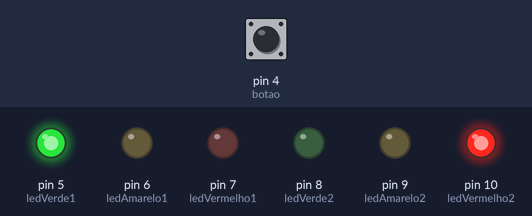
Recording of a sketch running on a simulated Arduino Uno, built with avr-gcc and run on an emulated ATmega328P. Parts: output pins drawn as LEDs (lit = HIGH). The inputs (shaded band) are chosen by the test bench; at power-on: pin 4 (botao) HIGH.

Above: at 1.5 s.
At 4.0 s:
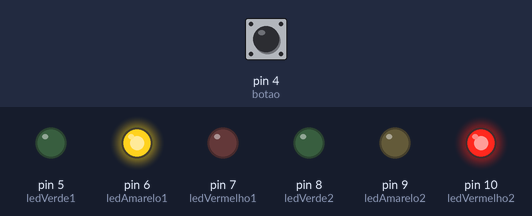
At 6.5 s:
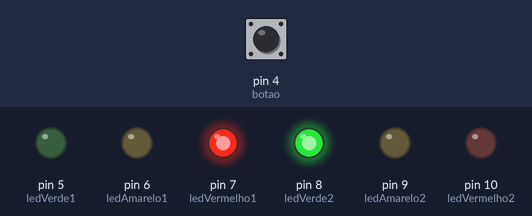
At 9.0 s:
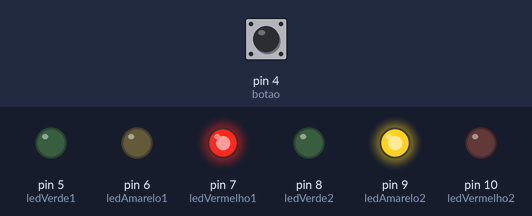
Timing chart, 0 to 13.0 s (numbered marks = the images above):
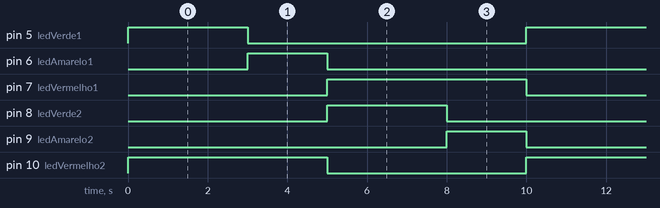

The sketch:

aula_32_cruzamento1.ino
```cpp
#define ledVerde1 5
#define ledAmarelo1 6
#define ledVermelho1 7
#define ledVerde2 8
#define ledAmarelo2 9
#define ledVermelho2 10
#define botao 4

unsigned long tempoInicial = 0, tempoAtual;
const int tempoVerde = 3000;    // 3 segundos
const int tempoAmarelo = 2000;  // 2 segundos
bool estadoBotao = 0;

void setup() {
  pinMode(ledVerde1, OUTPUT);
  pinMode(ledVerde2, OUTPUT);
  pinMode(ledAmarelo1, OUTPUT);
  pinMode(ledAmarelo2, OUTPUT);
  pinMode(ledVermelho1, OUTPUT);
  pinMode(ledVermelho2, OUTPUT);

  pinMode(botao, INPUT_PULLUP); // Ativa resistor de pull-up interno
}

void loop() {
  estadoBotao = digitalRead(botao);

  if (estadoBotao == LOW) { // O botão está pressionado
    tempoInicial = millis(); // Reinicia o semáforo
  }

  tempoAtual = millis();
  if (tempoAtual - tempoInicial < tempoVerde) {
    digitalWrite(ledVerde1, HIGH);
    digitalWrite(ledAmarelo1, LOW);
    digitalWrite(ledVermelho1, LOW);

    digitalWrite(ledVerde2, LOW);
    digitalWrite(ledAmarelo2, LOW);
    digitalWrite(ledVermelho2, HIGH);

  } else if (tempoAtual - tempoInicial < tempoVerde + tempoAmarelo) {
    digitalWrite(ledVerde1, LOW);
    digitalWrite(ledAmarelo1, HIGH);
    digitalWrite(ledVermelho1, LOW);

    digitalWrite(ledVerde2, LOW);
    digitalWrite(ledAmarelo2, LOW);
    digitalWrite(ledVermelho2, HIGH);

  } else if (tempoAtual - tempoInicial < tempoVerde * 2 + tempoAmarelo) {
    digitalWrite(ledVerde1, LOW);
    digitalWrite(ledAmarelo1, LOW);
    digitalWrite(ledVermelho1, HIGH);

    digitalWrite(ledVerde2, HIGH);
    digitalWrite(ledAmarelo2, LOW);
    digitalWrite(ledVermelho2, LOW);

  } else if (tempoAtual - tempoInicial < tempoVerde * 2 + tempoAmarelo * 2) {
    digitalWrite(ledVerde1, LOW);
    digitalWrite(ledAmarelo1, LOW);
    digitalWrite(ledVermelho1, HIGH);

    digitalWrite(ledVerde2, LOW);
    digitalWrite(ledAmarelo2, HIGH);
    digitalWrite(ledVermelho2, LOW);

  } else {
    tempoInicial = tempoAtual;
  }
}
```

Measured:
- by itself, pin 5 (ledVerde1), pin 8 (ledVerde2): alternates HIGH for 3.0 s and LOW for 7.0 s
- by itself, pin 6 (ledAmarelo1), pin 9 (ledAmarelo2): alternates HIGH for 2.0 s and LOW for 8.0 s
- by itself, pin 7 (ledVermelho1), pin 10 (ledVermelho2): alternates HIGH for 5.0 s and LOW for 5.0 s
